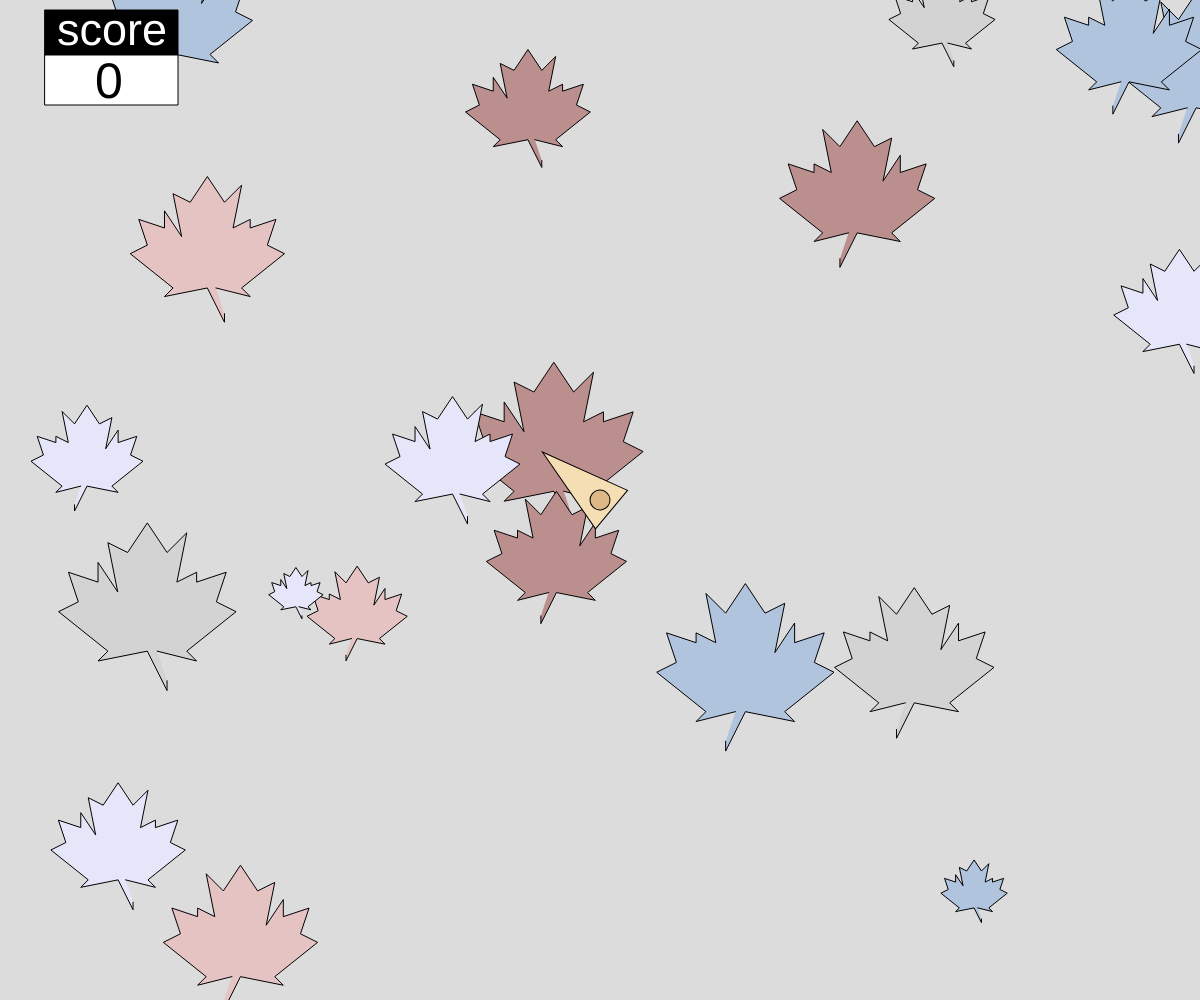
Frame 1 (no input)
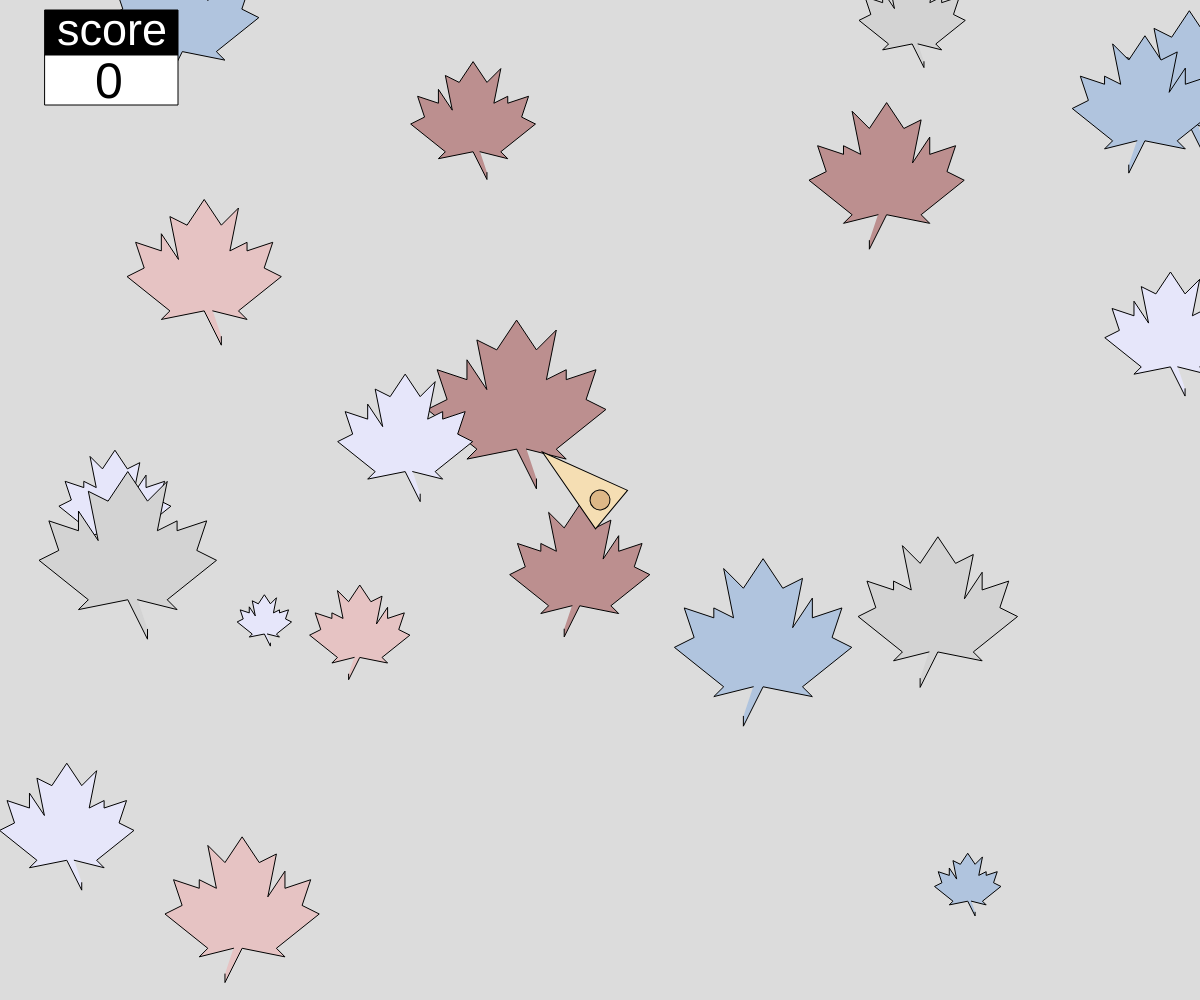
Frame 60 (no input)
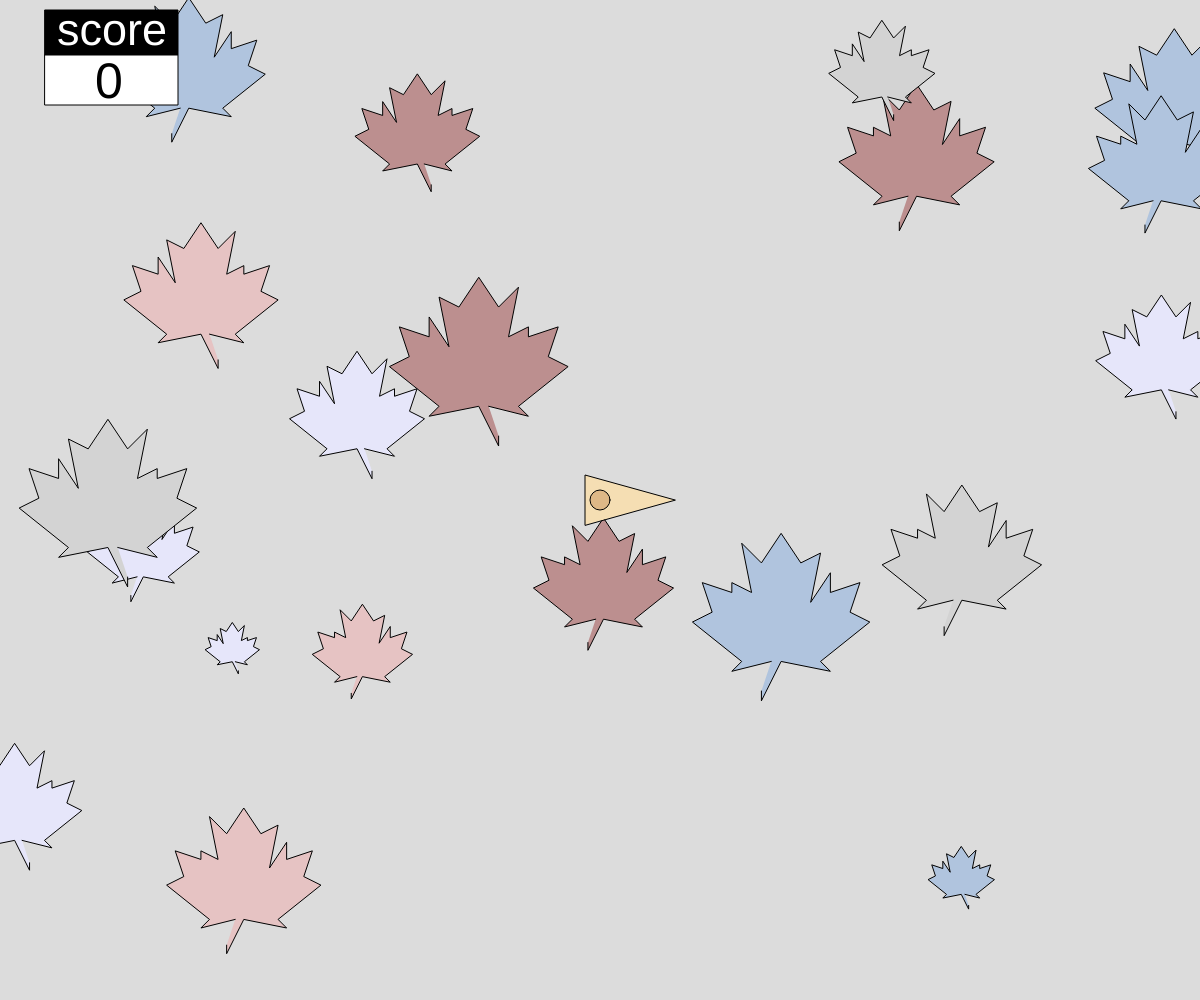
Frame 120 (the mouse pressed at the canvas centre since frame 60)

The p5.js sketch that drew these frames (run headless with seeded random() and noise() and a simulated clock; from frame 60 on, the mouse is pressed at the canvas centre):

// p5.js sketch
// ── sketch.js
let points = [[1,-3],[5,-4],[4,-3],[9,1],[7,2],[8,5],[5,4],[5,5],[3,4],[4,9],[2,7],[0,10],[-2,7],[-4,8],[-3,3],[-5,6],[-5,4],[-8,5],[-7,2],[-9,1],[-4,-3],[-5,-4],[0,-3],[2,-7],[2,-6],[1,-3]]
var colors = "E6C3C3-BC8F8F-E6E6FA-B0C4DE-D3D3D3".split("-").map(a=>"#"+a)
var stroke_colors = "000000".split("-").map(a=>"#"+a)
var ball 
var balls = [] 
var score = 0
var bullet
var bullets = []
function setup(){
  createCanvas(windowWidth, windowHeight);
  for(var j=0;j<20;j++){
    ball = new Obj({}) 
    balls.push(ball) //把ball物件放到balls物件群(陣列)中
  }
}

function draw() {
  background(220);
  for(let ball of balls){ //針對陣列變數，取出陣列內的每個物件
    ball.draw()
    ball.move()
    //由此判斷每隻大象有沒有接觸到飛彈
    for(let bullet of bullets){
      if(ball.isBallInRanger(bullet.p.x,bullet.p.y)){ //判斷ball與bullet有沒有接觸
        score = score+1
        balls.splice(balls.indexOf(ball),1)
        bullets.splice(bullets.indexOf(bullet),1)
      }
    }
  }
  for(let bullet of bullets){ //針對陣列變數，取出陣列內的每個物件
    bullet.draw()
    bullet.update()
  }
  push()    
    fill(0)
    rect(45,10,133,45)
  pop()
  rect(45,55,133,50)
  textSize(50)
  push()
  textSize(45)
    fill(255)  
    text("score",57,45)
  pop()
  text(score,95,98)
  push() //砲台
    let dx = mouseX-width/2 //滑鼠座標到中心座標x的距離
    let dy = mouseY-height/2 //滑鼠座標到中心座標y的距離
    let angle = atan2(dy,dx) //利用反tan算出角度
    translate(width/2,height/2)
    // let angle = atan2(mouseY,mouseX)
    rotate(angle)
    fill(200) 
    fill("#F5DEB3")
    triangle(75,0,-15,-25,-15,25)
    fill("#DEB887")
    ellipse(0,0,20)
  pop()
}
function mousePressed(){  
  // for(let ball of balls){//當滑鼠按下物件時消失
  //   if(ball.isBallInRanger(mouseX,mouseY)){
  //     score = score+1
  //     balls.splice(balls.indexOf(ball),1) //把陣列內編號第幾個刪除，只刪除1個(indexOf()找出ball的編號
  //   }
  // }
  bullet = new Bullet({})
  bullets.push(bullet)
}
// function mousePressed(){ //當滑鼠按下產生一個物件
//   ball = new Obj({
//     p:{x: mouseX,y:mouseY}
//   })
//   balls.push(ball)
// }

class Obj{
  constructor(args){ 
    this.p = args.p || {x:random(width),y:random(height)} 
    this.v = {x:random(-1,1),y:random(-1,1)} 
    this.size = random(3,10) 
    this.color = random(colors) 
    this.stroke = random(stroke_colors) 
  }
  draw(){//把物件畫出來
    push()
    translate(this.p.x,this.p.y)
    scale((this.v.x<0?1:-1),-1) 
    fill(this.color)
    stroke(this.stroke)
    beginShape()
    for(var i=0;i<points.length-1;i++){
      // line(points[i][0]*this.size,points[i][1]*this.size,points[i+1][0]*this.size,points[i+1][1]*this.size)
      vertex(points[i][0]*this.size,points[i][1]*this.size)
    }
    endShape()
    pop()
  }
  move(){ //讓物件移動
    this.p.x = this.p.x + this.v.x
    this.p.y = this.p.y + this.v.y
    if(this.p.x<=0 || this.p.x>=width){ //<=0碰到左邊，>width碰到右邊
      this.v.x = -this.v.x //碰到後速度改變
    }
    if(this.p.y<=0 || this.p.y>=height){ //<=0碰到下面，>=碰到上面
      this.v.y = -this.v.y
    }
  }
  isBallInRanger(x,y){
    let d = dist(x,y,this.p.x,this.p.y) 
    if(d/this.size<5.5){ 
      return true 
    }
    else{
      return false 
    }
  }
}

class Bullet{
  constructor(args){ 
      this.r = args.r || 10
      this.p = args.p || createVector(width/2,height/2)
      this.v = args.v || createVector(mouseX-width/2,mouseY-height/2).limit(10) //飛彈的速度
      this.color = args.color || "red" //飛彈的顏色
  }
  draw(){ //劃出飛彈
      push()
          translate(this.p.x,this.p.y)
          fill(this.color)
          noStroke()
          ellipse(0,0,this.r)
      pop()
  }
  update(){ 
      this.p.add(this.v)
  }

}
